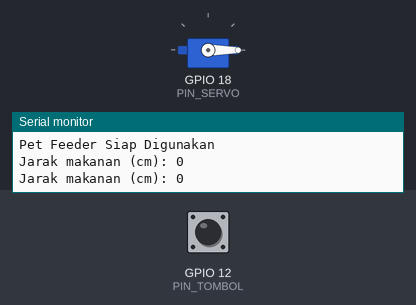
Bench run of a sketch on a simulated ESP32. Shown: servo, the last lines printed to the serial monitor. Wiring (from diagram.json): ultrasonic range finder: trigger GPIO 4; echo GPIO 17. Inputs (shaded band) come from the test bench; at power-on: GPIO 12 (PIN_TOMBOL) HIGH.

Above: at 4.8 s.
4.9 s: GPIO 12 (PIN_TOMBOL) pulled LOW for 2.35 s
At 6.8 s:
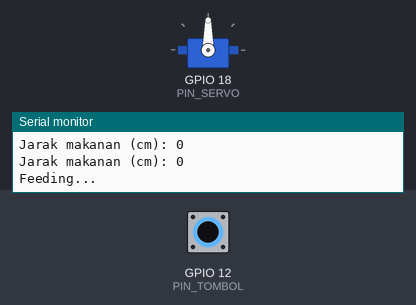
Timing chart, 0 to 8.5 s (numbered marks = the images above; inputs shaded):
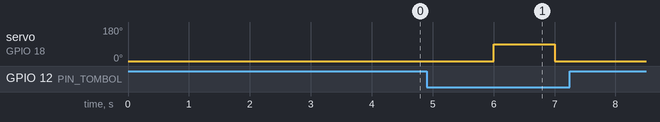

Measured:
- after the input at 4.9 s, servo on GPIO 18 (PIN_SERVO): 0° → 90° after 1.1 s, → 0° 1.0 s later

The sketch:

sketch.ino
```cpp
#include <ESP32Servo.h>

#define TRIG_PIN 5
#define ECHO_PIN 4    // Ganti ECHO ke pin lain, jangan 18 karena dipakai servo
#define PIN_TOMBOL 12
#define PIN_SERVO 18

Servo myServo;

long duration;
int distance;

void setup() {
  Serial.begin(115200);

  // Setup tombol
  pinMode(PIN_TOMBOL, INPUT_PULLUP);

  // Setup servo
  myServo.attach(PIN_SERVO);
  myServo.write(0); // posisi tutup

  // Setup sensor ultrasonic
  pinMode(TRIG_PIN, OUTPUT);
  pinMode(ECHO_PIN, INPUT);

  Serial.println("Pet Feeder Siap Digunakan");
}

void loop() {
  // Tombol ditekan
  if (digitalRead(PIN_TOMBOL) == LOW) {
    Serial.println("Feeding...");
    myServo.write(90);   // buka
    delay(1000);
    myServo.write(0);    // tutup
    Serial.println("Selesai memberi makan");
    delay(1000);         // debounce
  }

  // Sensor Ultrasonik: ukur jarak
  digitalWrite(TRIG_PIN, LOW);
  delayMicroseconds(2);
  digitalWrite(TRIG_PIN, HIGH);
  delayMicroseconds(10);
  digitalWrite(TRIG_PIN, LOW);

  duration = pulseIn(ECHO_PIN, HIGH);
  distance = duration * 0.034 / 2;

  Serial.print("Jarak makanan (cm): ");
  Serial.println(distance);

  delay(1000);
}
```
